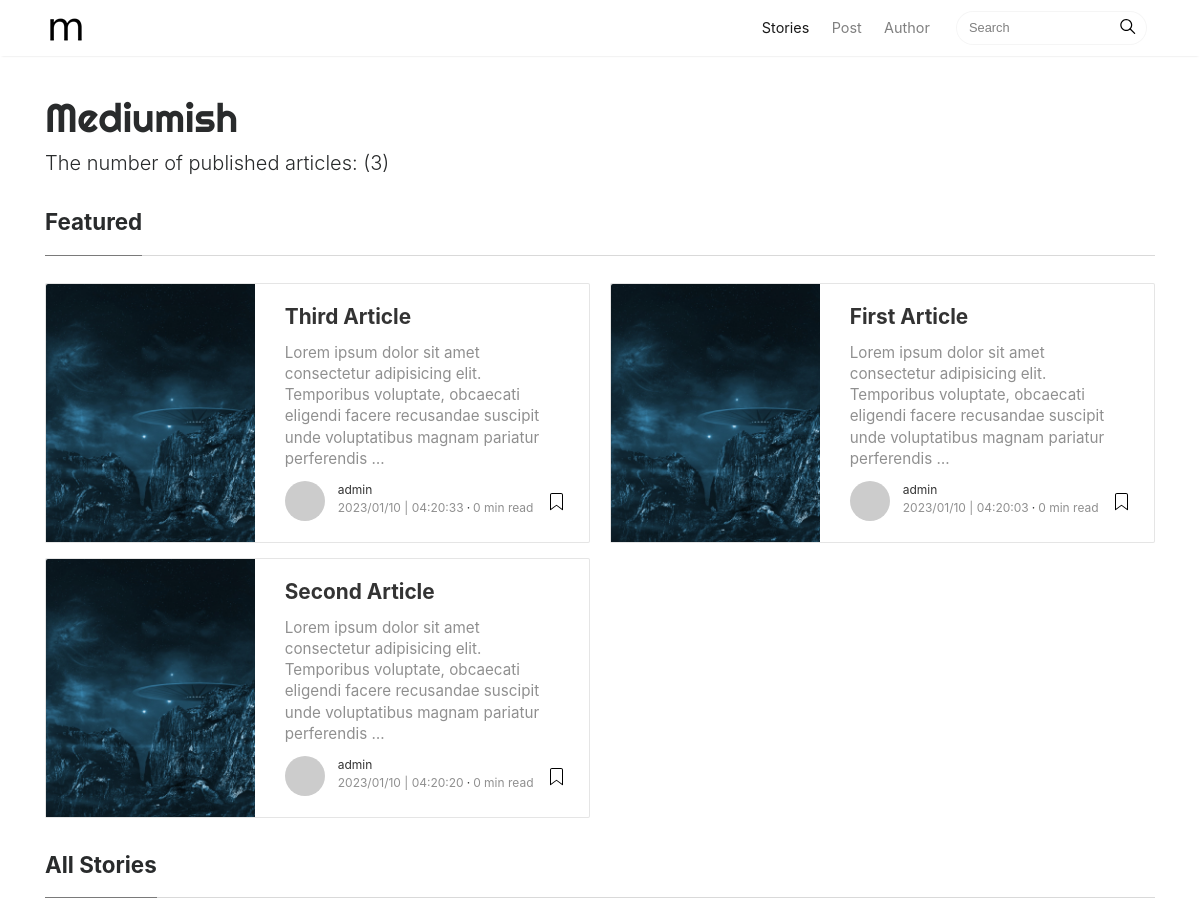
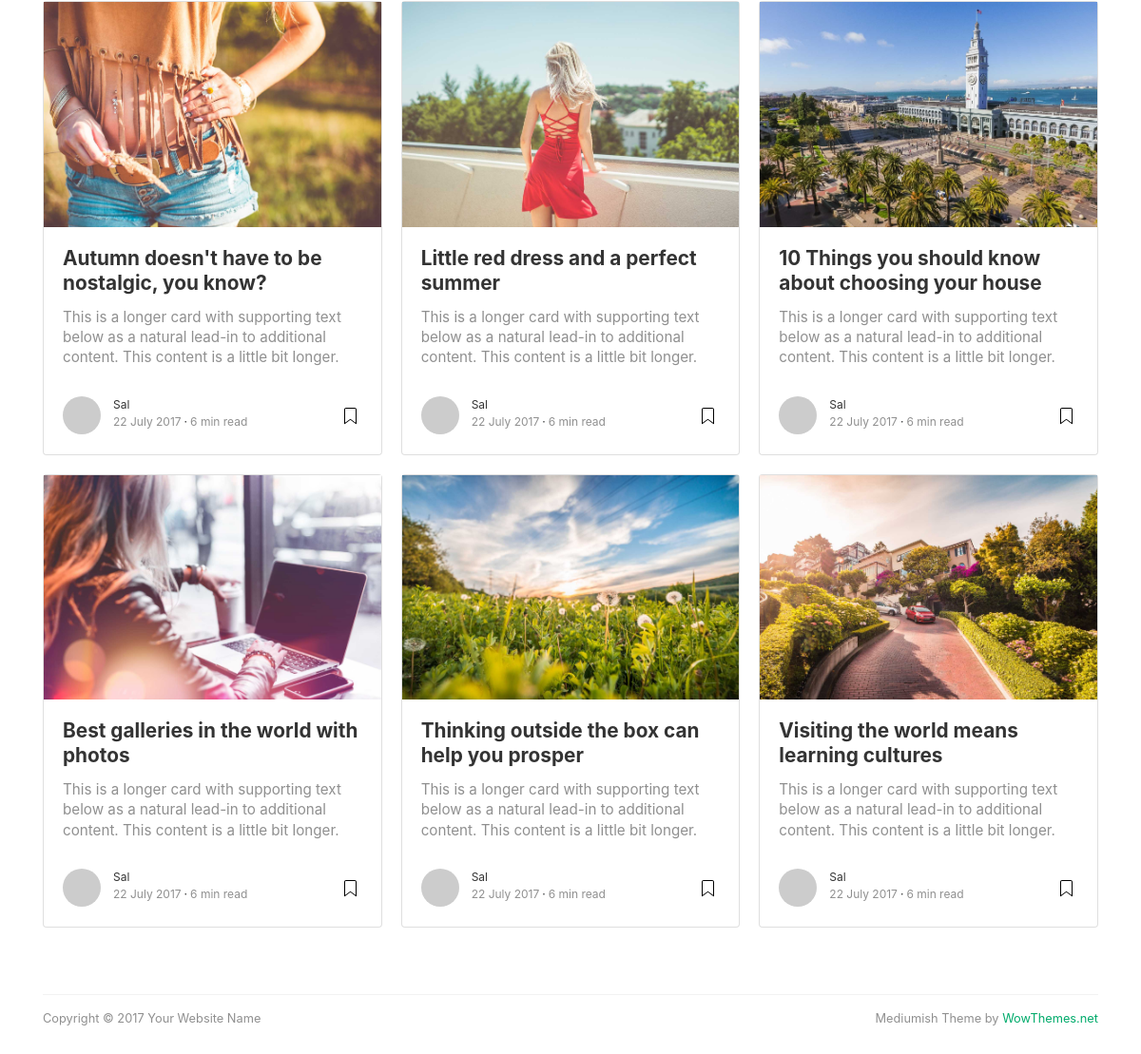
The page / on the database its author committed (2 pictures, top to bottom).
### articles/models.py (models this page shows, shortened)
class Article(models.Model):
    class Meta():
        ordering = ("-created",)
    STATUS_OF_ARTICLES = (
        ("checking", "Checking"),
        ("rejected", "Rejected"),
        ("published", "Published")
    )
    title = models.CharField(max_length=300)
    content = models.TextField()
    created = models.DateTimeField(auto_now_add=True)
    edited = models.DateTimeField(auto_now=True)
    author = models.ForeignKey(User, on_delete=models.CASCADE, related_name="articles")
    status = models.CharField(max_length=50, choices=STATUS_OF_ARTICLES, default="checking")
    objects = models.Manager()
    published = PublishedManager()
    slug = models.SlugField(unique=True)
    image = models.ImageField(upload_to="articles/%Y/%m/%d")

### articles/views.py (the view)
# urls.py: path("", views.article_list_view, name="list"),
def article_list_view(request):
    article_list = Article.published.all()
    return render(request, "articles/list.html", {"article_list": article_list})

### articles/models.py (called while the page is built)
    def get_queryset(self):
        return super(PublishedManager, self).get_queryset().filter(status="published")

### articles/templatetags/article_tags.py (called while the page is built)
@register.simple_tag
def total_article_num():
    return Article.published.count()

@register.filter(name="isnew")
def new_article(value):
    created_date = value.strftime("%d %m %y")
    today = datetime.now().strftime("%d %m %y")
    created_date_prime = datetime.strptime(created_date, "%d %m %y")
    today_prime = datetime.strptime(today, "%d %m %y")
    return (today_prime - created_date_prime).days < 7

### templates/articles/list.html (shortened to what this page needs)
{% extends "base.html" %}
{% load article_tags %}
{% block content %}
<div class="container">
	<div class="mainheading">
		<h1 class="sitetitle">Mediumish</h1>
		<p class="lead">
			 The number of published articles: ({% total_article_num %})
		</p>
	</div>
<section class="featured-posts">
<div class="section-title">
  <h2><span>Featured</span></h2>
</div>
<div class="card-columns listfeaturedtag">
  {% for article in article_list %}
    <div class="card">
      <div class="row">
        <div class="col-md-5 wrapthumbnail">
          <a href="post.html">
            <div class="thumbnail" style="background-image:url('{{article.image.url}}');">
            </div>
          </a>
        </div>
        <div class="col-md-7">
          <div class="card-block">
            <h2 class="card-title"><a href="post.html">{{article.title}}</a></h2>
            <h4 class="card-text">{{article.content|truncatewords:20}}</h4>
            <div class="metafooter">
              <div class="wrapfooter">
                <span class="meta-footer-thumb">
                <a href="author.html"><img class="author-thumb" src="https://www.gravatar.com/avatar/e56154546cf4be74e393c62d1ae9f9d4?s=250&amp;d=mm&amp;r=x" alt="Sal"></a>
                </span>
                <span class="author-meta">
                <span class="post-name"><a href="author.html">{{article.author}}</a></span><br/>
                <span class="post-date">{{article.created|date:"Y/m/d"}} | {{article.created|time:"H:i:s"}}</span><span class="dot"></span><span class="post-read">{% widthratio article.content|wordcount 400 1 %} min read</span>
                </span>
                <span class="post-read-more"><a href="post.html" title="Read Story"></a></span>
              </div>
            </div>
          </div>
        </div>
      </div>
    </div>
  {% endfor %}
</div>
</section>
<section class="recent-posts">
<div class="section-title">
  <h2><span>All Stories</span></h2>
</div>
<div class="card-columns listrecent">
  <div class="card">
    <a href="post.html">
      <img class="img-fluid" src="assets/img/demopic/5.jpg" alt="">
    </a>
    <div class="card-block">
      <h2 class="card-title"><a href="post.html">Autumn doesn't have to be nostalgic, you know?</a></h2>
      <h4 class="card-text">This is a longer card with supporting text below as a natural lead-in to additional content. This content is a little bit longer.</h4>
      <div class="metafooter">
        <div class="wrapfooter">
          <span class="meta-footer-thumb">
          <a href="author.html"><img class="author-thumb" src="https://www.gravatar.com/avatar/e56154546cf4be74e393c62d1ae9f9d4?s=250&amp;d=mm&amp;r=x" alt="Sal"></a>
          </span>
          <span class="author-meta">
          <span class="post-name"><a href="author.html">Sal</a></span><br/>
          <span class="post-date">22 July 2017</span><span class="dot"></span><span class="post-read">6 min read</span>
          </span>
          <span class="post-read-more"><a href="post.html" title="Read Story"></a></span>
        </div>
      </div>
    </div>
  </div>
  <div class="card">
    <a href="post.html">
      <img class="img-fluid" src="assets/img/demopic/6.jpg" alt="">
    </a>
    <div class="card-block">
      <h2 class="card-title"><a href="post.html">Best galleries in the world with photos</a></h2>
      <h4 class="card-text">This is a longer card with supporting text below as a natural lead-in to additional content. This content is a little bit longer.</h4>
      <div class="metafooter">
        <div class="wrapfooter">
          <span class="meta-footer-thumb">
          <a href="author.html"><img class="author-thumb" src="https://www.gravatar.com/avatar/e56154546cf4be74e393c62d1ae9f9d4?s=250&amp;d=mm&amp;r=x" alt="Sal"></a>
          </span>
          <span class="author-meta">
          <span class="post-name"><a href="author.html">Sal</a></span><br/>
          <span class="post-date">22 July 2017</span><span class="dot"></span><span class="post-read">6 min read</span>
          </span>
          <span class="post-read-more"><a href="post.html" title="Read Story"></a></span>
        </div>
      </div>
    </div>
  </div>
  <div class="card">
    <a href="post.html">
      <img class="img-fluid" src="assets/img/demopic/7.jpg" alt="">
    </a>
    <div class="card-block">
      <h2 class="card-title"><a href="post.html">Little red dress and a perfect summer</a></h2>
      <h4 class="card-text">This is a longer card with supporting text below as a natural lead-in to additional content. This content is a little bit longer.</h4>
      <div class="metafooter">
        <div class="wrapfooter">
          <span class="meta-footer-thumb">
          <a href="author.html"><img class="author-thumb" src="https://www.gravatar.com/avatar/e56154546cf4be74e393c62d1ae9f9d4?s=250&amp;d=mm&amp;r=x" alt="Sal"></a>
          </span>
          <span class="author-meta">
          <span class="post-name"><a href="author.html">Sal</a></span><br/>
          <span class="post-date">22 July 2017</span><span class="dot"></span><span class="post-read">6 min read</span>
          </span>
          <span class="post-read-more"><a href="post.html" title="Read Story"></a></span>
        </div>
      </div>
    </div>
  </div>
  <div class="card">
    <a href="post.html">
      <img class="img-fluid" src="assets/img/demopic/8.jpg" alt="">
    </a>
    <div class="card-block">
      <h2 class="card-title"><a href="post.html">Thinking outside the box can help you prosper</a></h2>
      <h4 class="card-text">This is a longer card with supporting text below as a natural lead-in to additional content. This content is a little bit longer.</h4>
      <div class="metafooter">
        <div class="wrapfooter">
          <span class="meta-footer-thumb">
          <a href="author.html"><img class="author-thumb" src="https://www.gravatar.com/avatar/e56154546cf4be74e393c62d1ae9f9d4?s=250&amp;d=mm&amp;r=x" alt="Sal"></a>
          </span>
          <span class="author-meta">
          <span class="post-name"><a href="author.html">Sal</a></span><br/>
          <span class="post-date">22 July 2017</span><span class="dot"></span><span class="post-read">6 min read</span>
          </span>
          <span class="post-read-more"><a href="post.html" title="Read Story"></a></span>
        </div>
      </div>
    </div>
  </div>
  <div class="card">
    <a href="post.html">
      <img class="img-fluid" src="assets/img/demopic/9.jpg" alt="">
    </a>
    <div class="card-block">
      <h2 class="card-title"><a href="post.html">10 Things you should know about choosing your house</a></h2>
      <h4 class="card-text">This is a longer card with supporting text below as a natural lead-in to additional content. This content is a little bit longer.</h4>
      <div class="metafooter">
        <div class="wrapfooter">
          <span class="meta-footer-thumb">
          <a href="author.html"><img class="author-thumb" src="https://www.gravatar.com/avatar/e56154546cf4be74e393c62d1ae9f9d4?s=250&amp;d=mm&amp;r=x" alt="Sal"></a>
          </span>
          <span class="author-meta">
          <span class="post-name"><a href="author.html">Sal</a></span><br/>
          <span class="post-date">22 July 2017</span><span class="dot"></span><span class="post-read">6 min read</span>
          </span>
          <span class="post-read-more"><a href="post.html" title="Read Story"></a></span>
        </div>
      </div>
    </div>
  </div>
  <div class="card">
    <a href="post.html">
      <img class="img-fluid" src="assets/img/demopic/10.jpg" alt="">
    </a>
    <div class="card-block">
      <h2 class="card-title"><a href="post.html">Visiting the world means learning cultures</a></h2>
      <h4 class="card-text">This is a longer card with supporting text below as a natural lead-in to additional content. This content is a little bit longer.</h4>
      <div class="metafooter">
        <div class="wrapfooter">
          <span class="meta-footer-thumb">
          <a href="author.html"><img class="author-thumb" src="https://www.gravatar.com/avatar/e56154546cf4be74e393c62d1ae9f9d4?s=250&amp;d=mm&amp;r=x" alt="Sal"></a>
          </span>
          <span class="author-meta">
          <span class="post-name"><a href="author.html">Sal</a></span><br/>
          <span class="post-date">22 July 2017</span><span class="dot"></span><span class="post-read">6 min read</span>
          </span>
          <span class="post-read-more"><a href="post.html" title="Read Story"></a></span>
        </div>
      </div>
    </div>
  </div>
</div>
</section>
{% endblock content %}

### templates/base.html (shortened to what this page needs)
{% load static %}
<!DOCTYPE html>
<html lang="en">
<head>
<link href="{% static 'css5/bootstrap.min.css' %}" rel="stylesheet">
<link href="https://maxcdn.bootstrapcdn.com/font-awesome/4.7.0/css/font-awesome.min.css" rel="stylesheet">
<link href="{% static 'css5/mediumish.css' %}" rel="stylesheet">
</head>
<body>
<nav class="navbar navbar-toggleable-md navbar-light bg-white fixed-top mediumnavigation">
<div class="container">
	<a class="navbar-brand" href="index.html">
	<img src="{% static 'img/logo.png' %}" alt="logo">
	</a>
	<div class="collapse navbar-collapse" id="navbarsExampleDefault">
		<ul class="navbar-nav ml-auto">
			<li class="nav-item active">
			<a class="nav-link" href="index.html">Stories <span class="sr-only">(current)</span></a>
			</li>
			<li class="nav-item">
			<a class="nav-link" href="post.html">Post</a>
			</li>
			<li class="nav-item">
			<a class="nav-link" href="author.html">Author</a>
			</li>
		</ul>
		<form class="form-inline my-2 my-lg-0">
			<input class="form-control mr-sm-2" type="text" placeholder="Search">
			<span class="search-icon"><svg class="svgIcon-use" width="25" height="25" viewbox="0 0 25 25"><path d="M20.067 18.933l-4.157-4.157a6 6 0 1 0-.884.884l4.157 4.157a.624.624 0 1 0 .884-.884zM6.5 11c0-2.62 2.13-4.75 4.75-4.75S16 8.38 16 11s-2.13 4.75-4.75 4.75S6.5 13.62 6.5 11z"></path></svg></span>
		</form>
	</div>
</div>
</nav>
{% block content %}
{% endblock content %}
<div class="footer">
    <p class="pull-left">
            Copyright &copy; 2017 Your Website Name
    </p>
    <p class="pull-right">
            Mediumish Theme by <a target="_blank" href="https://www.wowthemes.net">WowThemes.net</a>
    </p>
    <div class="clearfix">
    </div>
</div>
</body>
</html>

### static/css5/mediumish.css (style rules this page uses)
body { padding-top:5rem; }
.mainheading { padding:1rem 0rem; }
a { color:#00ab6b; }
a,a:hover { transition:all 0.2s; }
.mediumnavigation { background:rgba(255,255,255,.97); box-shadow:0 2px 2px -2px rgba(0,0,0,.15); }
section { margin-bottom:20px; }
.section-title h2 { border-bottom:1px solid rgba(0,0,0,.15); margin-bottom:25px; font-weight:700; font-size:1.4rem; margin-bottom:27px; }
.section-title span { border-bottom:1px solid rgba(0,0,0,.44); display:inline-block; padding-bottom:20px; margin-bottom:-1px; }
@media (min-width:576px) { .card-columns.listfeaturedtag { -webkit-column-count:2; -moz-column-count:2; column-count:2; } }
@media (min-width:992px) { .navbar-toggleable-md .navbar-nav .nav-link { padding-right:.7rem; padding-left:.7rem; } }
.card-columns .card { margin-bottom:20px; }
.listfeaturedtag .wrapthumbnail { height:258px; flex:0 0 auto; }
.listfeaturedtag .card { border:1px solid rgba(0,0,0,.1); border-radius:2px; height:260px; padding-left:0; margin-bottom:15px; }
.listfeaturedtag .thumbnail { background-size:cover; height:100%; display:block; background-position:38% 22% !important; background-origin:border-box!important; border-top-left-radius:2px; }
.listfeaturedtag .card-block { padding-left:0; }
.listfeaturedtag h2.card-title,.listrecent h2.card-title { font-size:1.3rem; font-weight:700; line-height: 1.25; }
.listfeaturedtag h2.card-title a,.listrecent h2.card-title a { color:rgba(0,0,0,.8); }
.listfeaturedtag h4.card-text,.listrecent h4.card-text { color:rgba(0,0,0,.44); font-size:0.95rem; line-height:1.4; font-weight:400; }
.listfeaturedtag .wrapfooter { position:absolute; bottom:20px; font-size:12px; display:block; width:85%; }
.listrecent .wrapfooter { font-size:12px; margin-top:30px; }
.author-thumb { width:40px; height:40px; float:left; margin-right:13px; border-radius:100%; }
.author-meta { flex:1 1 auto; white-space:nowrap!important; text-overflow:ellipsis!important; overflow:hidden!important; }
span.post-name,span.post-date,span.author-meta { display:inline-block; }
span.post-date,span.post-read { color:rgba(0,0,0,.44); }
span.post-read-more { align-items:center; display:inline-block; float:right; margin-top:8px; }
span.post-read-more a { color:rgba(0,0,0,.44); }
span.post-name a,span.post-read-more a:hover { color:rgba(0,0,0,.8); }
.dot:after { content:"·"; margin-left:3px; margin-right:3px; }
.mediumnavigation .form-control { font-size:0.8rem; border-radius:30px; overflow:hidden; border:1px solid rgba(0,0,0,0.04); }
.mediumnavigation .form-inline { margin-left:15px; }
.mediumnavigation .navbar-brand { font-weight:500; }
.mediumnavigation .nav-item,.dropdown-menu { font-size:0.9rem; }
.mediumnavigation .search-icon { margin-left:-40px; display:inline-block; margin-top:3px; cursor:pointer; }
.mediumnavigation .navbar-brand img { max-height:30px; margin-right:5px; }
.mainheading h1.sitetitle { font-family:Righteous; }
.footer { border-top:1px solid rgba(0,0,0,.05)!important; padding-top:15px; padding-bottom:12px; font-size:0.8rem; color:rgba(0,0,0,.44); margin-top:50px; }
.card { border-radius:4px; }

### rows shown on the page
Article: image (picture), title "Third Article", content "Lorem ipsum dolor sit amet consectetur adipisicing elit. Temporibus voluptate, obcaecati eligendi facere recusandae suscipit unde voluptatibus magnam pariatur perferendis …", author "admin", created "2023/01/10", created "04:20:33", content "0"
Article: image (picture), title "Second Article", content "Lorem ipsum dolor sit amet consectetur adipisicing elit. Temporibus voluptate, obcaecati eligendi facere recusandae suscipit unde voluptatibus magnam pariatur perferendis …", author "admin", created "2023/01/10", created "04:20:20", content "0"
Article: image (picture), title "First Article", content "Lorem ipsum dolor sit amet consectetur adipisicing elit. Temporibus voluptate, obcaecati eligendi facere recusandae suscipit unde voluptatibus magnam pariatur perferendis …", author "admin", created "2023/01/10", created "04:20:03", content "0"
